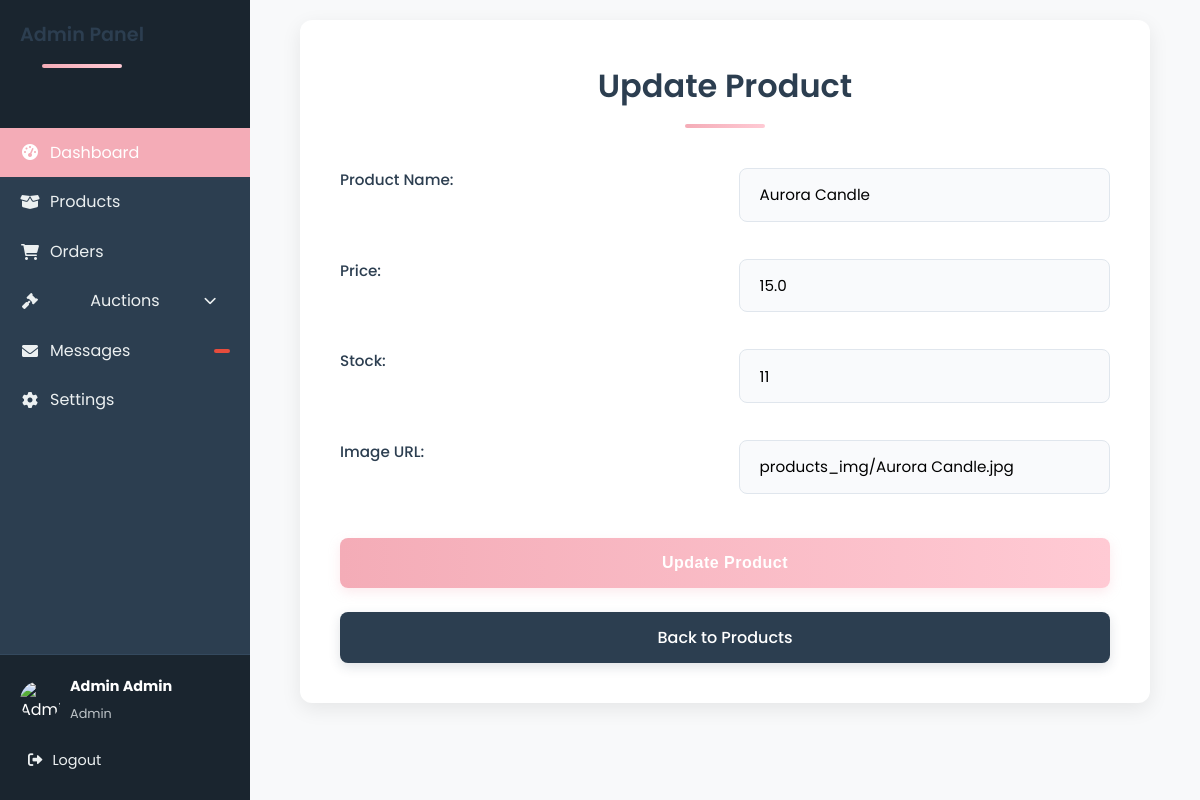
/update_product/1 (signed in), run on an earlier commit of the app's database.
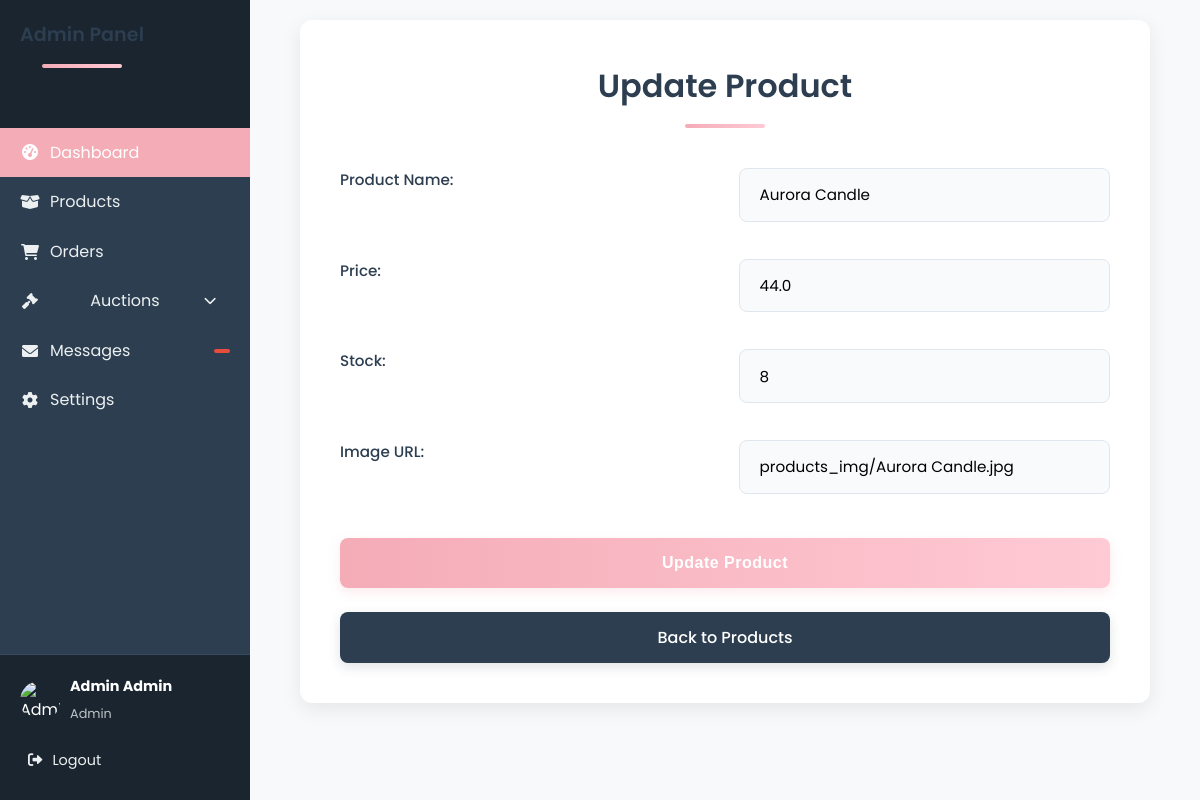
And on a later commit of the database.
### tables this page shows
CREATE TABLE products (
            id INTEGER PRIMARY KEY AUTOINCREMENT,
            name TEXT NOT NULL,
            price REAL NOT NULL,
            stock INTEGER NOT NULL,
            image_url TEXT
        );

### app.py (the view, shortened to what this page needs)
@app.route("/update_product/<int:product_id>", methods=["GET", "POST"])
@login_required
def update_product(product_id):
    conn = get_db()
    product = conn.execute(
        "SELECT * FROM products WHERE id = ?", (product_id,)
    ).fetchone()
    return render_template("update_product.html", product=product)

### app.py (called while the page is built)
@login_manager.user_loader
def load_user(user_id):
    conn = get_db()
    user = conn.execute("SELECT * FROM users WHERE id = ?", (user_id,)).fetchone()
    conn.close()
    if user:
        return User(
            user["id"],
            user["FirstName"],
            user["LastName"],
            user["Email"],
            user["phoneNum"],
            user["password"],
            user["is_admin"],
        )
    return None

def get_db():
    conn = sqlite3.connect("database.db")
    conn.row_factory = sqlite3.Row
    return conn

### templates/update_product.html (shortened to what this page needs)
<!DOCTYPE html>
<html lang="en">
  <head>
    <link
      rel="stylesheet"
      href="{{ url_for('static', filename='admin_manipulation.css') }}" />
      <link
      rel="stylesheet"
      href="{{ url_for('static', filename='navbar.css') }}" />
    <link
      rel="stylesheet"
      href="https://cdnjs.cloudflare.com/ajax/libs/font-awesome/6.0.0/css/all.min.css" />
  </head>
  <body>
    <div class="admin-container">
        <aside class="sidebar">
            <div class="sidebar-header">
                <h2>Admin Panel</h2>
            </div>
            <ul class="sidebar-menu">
                <li class="active">
                    <a href="{{ url_for('home_admin') }}">
                        <i class="fas fa-tachometer-alt"></i>
                        <span>Dashboard</span>
                    </a>
                </li>
                <li >
                    <a href="{{ url_for('gestion_produits') }}">
                        <i class="fas fa-box-open"></i>
                        <span>Products</span>
                    </a>
                </li>
                <li >
                    <a href="{{ url_for('admin_orders') }}" >
                        <i class="fas fa-shopping-cart"></i>
                        <span>Orders</span>
                    </a>
                </li>
                <li class="has-submenu">
                    <a href="#" class="submenu-toggle">
                        <i class="fas fa-gavel"></i>
                        <span>Auctions</span>
                        <i class="fas fa-chevron-down dropdown-icon"></i>
                    </a>
                </li>
                <li>
                    <a href="{{ url_for('admin_messages') }}">
                        <i class="fas fa-envelope"></i>
                        <span>Messages</span>
                        <span class="badge">{{ message_count }}</span>
                    </a>
                </li>
                <li>
                    <a href="#">
                        <i class="fas fa-cog"></i>
                        <span>Settings</span>
                    </a>
                </li>
            </ul>
            <div class="sidebar-footer">
                <div class="user-profile">
                    <img src="{{ url_for('static', filename='img/admin-avatar.jpg') }}" alt="Admin" />
                    <div class="user-info">
                        <h4>{{ current_user.FirstName }} {{ current_user.LastName }}</h4>
                        <small>Admin</small>
                    </div>
                </div>
                <a href="{{ url_for('logout') }}" class="logout-btn">
                    <i class="fas fa-sign-out-alt"></i>
                    <span>Logout</span>
                </a>
            </div>
        </aside>
    <main class="main-content-area">
      <div class="content-wrapper">
        <div class="form-container">
          <h2>Update Product</h2>
          <form action="{{ url_for('update_product', product_id=product.id) }}" method="POST">
            <label for="name">Product Name:</label>
            <input type="text" name="name" value="{{ product.name }}" required />
            <label for="price">Price:</label>
            <input
              type="number"
              step="0.01"
              name="price"
              value="{{ product.price }}"
              required />
            <label for="stock">Stock:</label>
            <input type="number" name="stock" value="{{ product.stock }}" required />
            <label for="image_url">Image URL:</label>
            <input type="text" name="image_url" value="{{ product.image_url }}" />
            <button type="submit">Update Product</button>
          </form>
          <a href="{{ url_for('gestion_produits') }}" class="back-link">Back to Products</a>
        </div>
      </div>
    </main>
    </div>
  </body>
</html>

What changed in the data, as far as the page shows it:
changed products "Aurora Candle": price "15.0" → "44.0"; stock "11" → "8"
